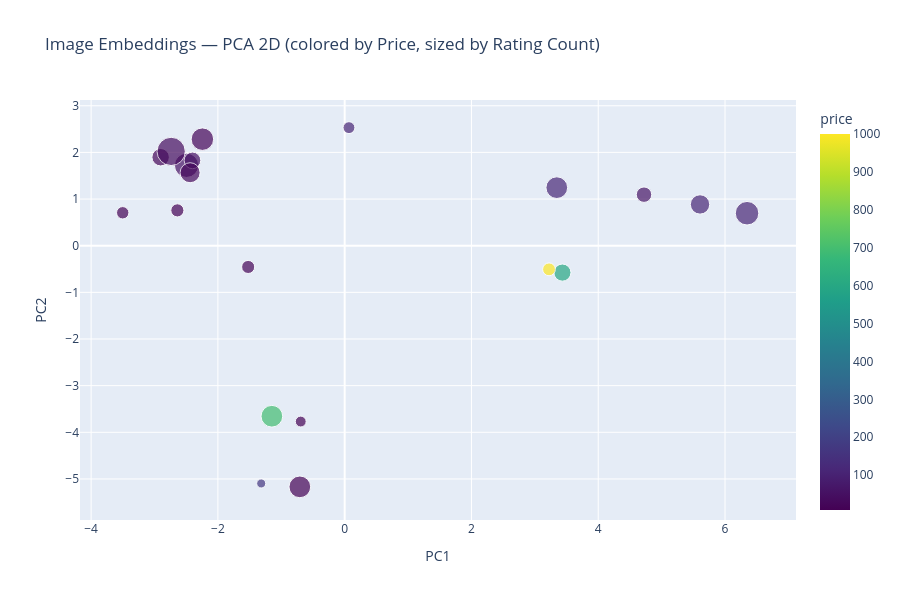

Notebook code cell kept with this figure:
### Code cell
fig = px.scatter(
    df,
    x='pca_x', y='pca_y',
    color='price',
    size='rating_count',
    hover_data=['product_id', 'title', 'category', 'price'],
    title='Image Embeddings — PCA 2D (colored by Price, sized by Rating Count)',
    labels={'pca_x': 'PC1', 'pca_y': 'PC2'},
    color_continuous_scale='Viridis',
    width=900, height=600
)
fig.update_traces(marker=dict(line=dict(width=1, color='white')))
fig.show()

### Figure 1 — Plotly figure (JSON) as saved in the notebook; plotly's stock layout.template omitted (floating-point values rounded to 4 significant figures)
{"data": [{"customdata": [[1, "Fjallraven - Foldsack No. 1 Backpack, Fits 15 Laptops", "men's clothing", 110.0], [2, "Mens Casual Premium Slim Fit T-Shirts ", "men's clothing", 22.3], [3, "Mens Cotton Jacket", "men's clothing", 55.99], [4, "Mens Casual Slim Fit", "men's clothing", 15.99], [5, "John Hardy Women's Legends Naga Gold & Silver Dragon Station Chain Bracelet", "jewelery", 695], [6, "Solid Gold Petite Micropave ", "jewelery", 168], [7, "White Gold Plated Princess", "jewelery", 9.99], [8, "Pierced Owl Rose Gold Plated Stainless Steel Double", "jewelery", 10.99], [9, "WD 2TB Elements Portable External Hard Drive - USB 3.0 ", "electronics", 64], [10, "SanDisk SSD PLUS 1TB Internal SSD - SATA III 6 Gb/s", "electronics", 109], [11, "Silicon Power 256GB SSD 3D NAND A55 SLC Cache Performance Boost SATA III 2.5", "electronics", 109], [12, "WD 4TB Gaming Drive Works with Playstation 4 Portable External Hard Drive", "electronics", 114], [13, "Acer SB220Q bi 21.5 inches Full HD (1920 x 1080) IPS Ultra-Thin", "electronics", 599], [14, "Samsung 49-Inch CHG90 144Hz Curved Gaming Monitor (LC49HG90DMNXZA) – Super Ultrawide Screen QLED ", "electronics", 1000.0], [15, "BIYLACLESEN Women's 3-in-1 Snowboard Jacket Winter Coats", "women's clothing", 56.99], [16, "Lock and Love Women's Removable Hooded Faux Leather Moto Biker Jacket", "women's clothing", 29.95], [17, "Rain Jacket Women Windbreaker Striped Climbing Raincoats", "women's clothing", 39.99], [18, "MBJ Women's Solid Short Sleeve Boat Neck V ", "women's clothing", 9.85], [19, "Opna Women's Short Sleeve Moisture", "women's clothing", 7.95], [20, "DANVOUY Womens T Shirt Casual Cotton Short", "women's clothing", 12.99]], "hovertemplate": "PC1=%{x}<br>PC2=%{y}<br>rating_count=%{marker.size}<br>product_id=%{customdata[0]}<br>title=%{customdata[1]}<br>category=%{customdata[2]}<br>price=%{marker.color}<extra></extra>", "legendgroup": "", "marker": {"color": [110.0, 22.3, 55.99, 15.99, 695.0, 168.0, 9.99, 10.99, 64.0, 109.0, 109.0, 114.0, 599.0, 1000.0, 56.99, 29.95, 39.99, 9.85, 7.95, 12.99], "coloraxis": "coloraxis", "line": {"color": "white", "width": 1}, "size": [120, 259, 500, 430, 400, 70, 400, 100, 203, 470, 319, 400, 250, 140, 235, 340, 679, 130, 146, 145], "sizemode": "area", "sizeref": 1.698, "symbol": "circle"}, "mode": "markers", "name": "", "orientation": "v", "showlegend": false, "type": "scatter", "x": [0.06766, -2.903, -2.495, -2.245, -1.148, -1.317, -0.7072, -0.6933, 4.722, 6.348, 5.606, 3.347, 3.435, 3.224, -2.401, -2.439, -2.737, -3.502, -2.639, -1.522], "xaxis": "x", "y": [2.531, 1.897, 1.723, 2.283, -3.655, -5.097, -5.17, -3.769, 1.094, 0.6963, 0.8844, 1.244, -0.5763, -0.5063, 1.829, 1.564, 2.021, 0.7056, 0.7572, -0.4558], "yaxis": "y"}], "layout": {"coloraxis": {"colorbar": {"title": {"text": "price"}}, "colorscale": [[0, "#440154"], [0.1111, "#482878"], [0.2222, "#3e4989"], [0.3333, "#31688e"], [0.4444, "#26828e"], [0.5556, "#1f9e89"], [0.6667, "#35b779"], [0.7778, "#6ece58"], [0.8889, "#b5de2b"], [1, "#fde725"]]}, "height": 600, "legend": {"itemsizing": "constant", "tracegroupgap": 0}, "title": {"text": "Image Embeddings — PCA 2D (colored by Price, sized by Rating Count)"}, "width": 900, "xaxis": {"anchor": "y", "domain": [0, 1], "title": {"text": "PC1"}}, "yaxis": {"anchor": "x", "domain": [0, 1], "title": {"text": "PC2"}}}}
